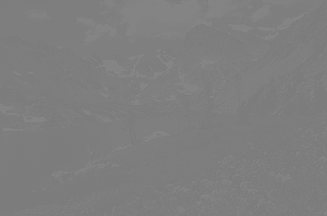
#> input picture images/input.png, 327 x 216 px
$ python aula_03_ex_04.py ../images/input.png
#> lines starting #> are read from the running program, lines starting #| are printed output that depends on the picture; after the words box and inside, x2 and y2 are one past the last pixel; in counts of white or black regions, pixels touching at a corner belong together
# aula_03_ex_04.py
#
# Contrast-Stretching with Histogram visualization
#
# Paulo Dias

#import
import sys
import numpy as np
import cv2
from matplotlib import pyplot as plt

# Read the image from argv
image = cv2.imread("../images/input.png", cv2.IMREAD_GRAYSCALE)
#> image is the input picture: shape (216, 327); min 123, max 133, mean 126.3
# image = cv2.imread("../images/input.png", cv2.IMREAD_GRAYSCALE)  # Uncomment to use 'input.png'

if image is None:
    # Failed Reading
    print("Image file could not be opened!")
    exit(-1)

# Ensure it is a gray-level image
if len(image.shape) > 2:
    print("The loaded image is NOT a GRAY-LEVEL image!")
    exit(-1)

# Display the original image
cv2.imshow("Original Image", image)

# Find the min and max intensity values using minMaxLoc
min_val, max_val, _, _ = cv2.minMaxLoc(image)
#> min_val = 123; max_val = 133
print(f"Min intensity value: {min_val}")
#| Min intensity value: 123.0
print(f"Max intensity value: {max_val}")
#| Max intensity value: 133.0

# Apply Contrast Stretching
contrast_stretched = ((image - min_val) / (max_val - min_val) * 255).astype(np.uint8)
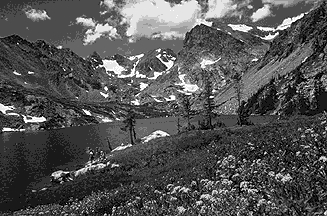
#> contrast_stretched: shape (216, 327); min 0, max 255, mean 84

# Display the contrast-stretched image
cv2.imshow("Contrast-Stretched Image", contrast_stretched)

# Compute histograms for both images
histSize = 256  # From 0 to 255
histRange = [0, 256]

# Original image histogram
hist_original = cv2.calcHist([image], [0], None, [histSize], histRange)
#> hist_original = 256 values, max 16471 at index 126, min 0 at index 0, mean 275.9

# Contrast-stretched image histogram
hist_stretched = cv2.calcHist([contrast_stretched], [0], None, [histSize], histRange)
#> hist_stretched = 256 values, max 16471 at index 76, min 0 at index 1, mean 275.9

# Display histograms using OpenCV (for original image)
histImageWidth = 512
histImageHeight = 512
binWidth = int(np.ceil(histImageWidth * 1.0 / histSize))
histImage_original = np.zeros((histImageHeight, histImageWidth), np.uint8)

# Normalize the histogram to fit within the height of the histogram image
cv2.normalize(hist_original, hist_original, 0, histImageHeight, cv2.NORM_MINMAX)

# Draw the original image histogram
for i in range(histSize):
    cv2.rectangle(histImage_original, (i * binWidth, histImageHeight),
                  ((i + 1) * binWidth, histImageHeight - int(hist_original[i])),
                  (125), -1)
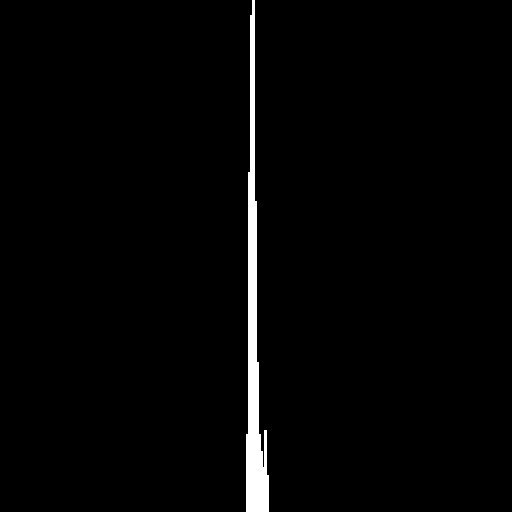
#> histImage_original: shape (512, 512); values 0 (black) and 125 (white), 1.9% white; 1 white region, box (x1, y1, x2, y2) and area: (246, 0, 269, 512) 4931

cv2.imshow("Original Image Histogram", histImage_original)

# Display histograms using OpenCV (for contrast-stretched image)
histImage_stretched = np.zeros((histImageHeight, histImageWidth), np.uint8)
cv2.normalize(hist_stretched, hist_stretched, 0, histImageHeight, cv2.NORM_MINMAX)

# Draw the contrast-stretched image histogram
for i in range(histSize):
    cv2.rectangle(histImage_stretched, (i * binWidth, histImageHeight),
                  ((i + 1) * binWidth, histImageHeight - int(hist_stretched[i])),
                  (125), -1)
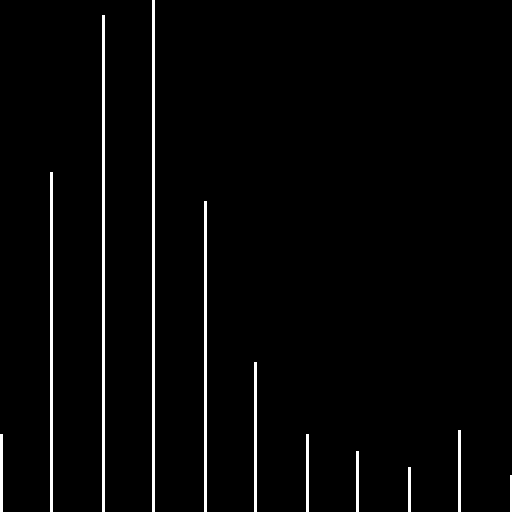
#> histImage_stretched: shape (512, 512); values 0 (black) and 125 (white), 2.5% white; 11 white regions, largest, box (x1, y1, x2, y2) and area: (152, 0, 155, 512) 1536, (102, 15, 105, 512) 1491, (50, 172, 53, 512) 1020

cv2.imshow("Contrast-Stretched Image Histogram", histImage_stretched)

# Alternatively, display histograms using matplotlib
plt.figure()
plt.title("Histogram - Original Image")
plt.plot(hist_original, color='r')
plt.xlim(histRange)
plt.show()
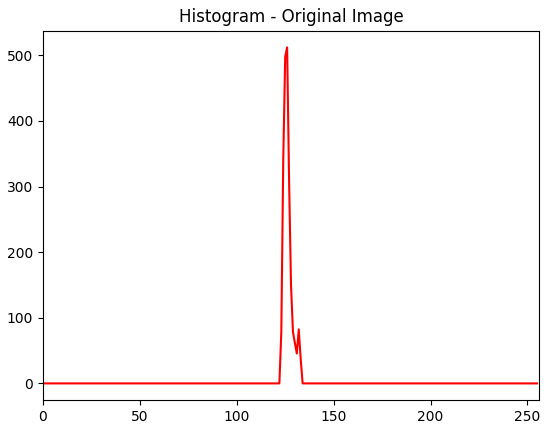
#> figure drawn by matplotlib, 1 panel; curve peaks at x = 126, y = 512

plt.figure()
plt.title("Histogram - Contrast-Stretched Image")
plt.plot(hist_stretched, color='r')
plt.xlim(histRange)
plt.show()
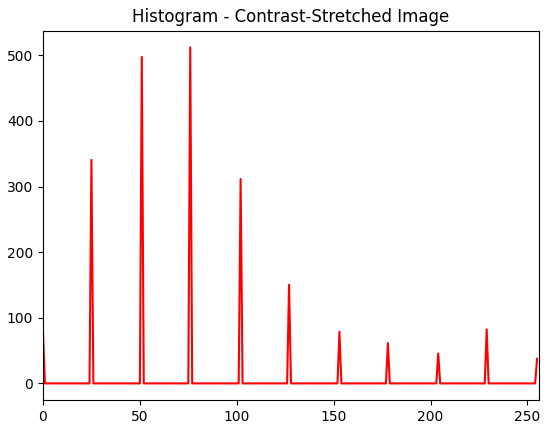
#> figure drawn by matplotlib, 1 panel; curve peaks at x = 76, y = 512

# Wait for a key press and close all windows
cv2.waitKey(0)
cv2.destroyAllWindows()

$ run again, with images/DETI.png copied over images/input.png
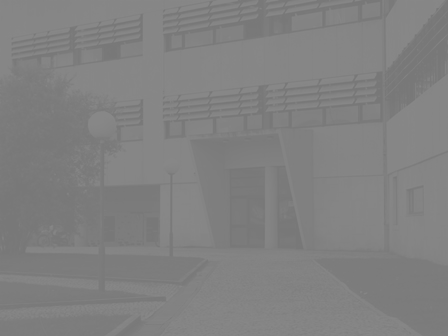
#> input picture images/DETI.png, 448 x 336 px
#> image is the input picture: shape (336, 448); min 120, max 135, mean 128.6
#> min_val = 120; max_val = 135
#| Min intensity value: 120.0
#| Max intensity value: 135.0
#> hist_original = 256 values, max 26462 at index 134, min 0 at index 0, mean 588
#> hist_stretched = 256 values, max 26462 at index 238, min 0 at index 1, mean 588
#> after the loop `for i in range(histSize):`:
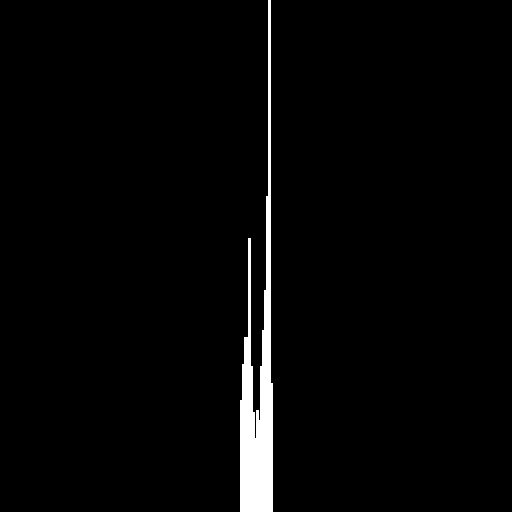
#> histImage_original: shape (512, 512); values 0 (black) and 125 (white), 2.5% white; 1 white region, box (x1, y1, x2, y2) and area: (240, 0, 273, 512) 6532
#> `plt.show()`:
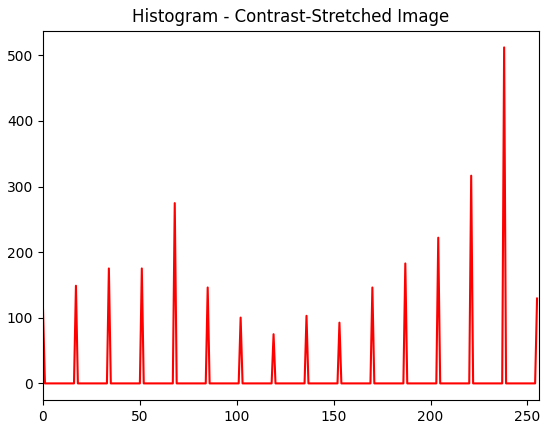
#> figure drawn by matplotlib, 1 panel; curve peaks at x = 238, y = 512
